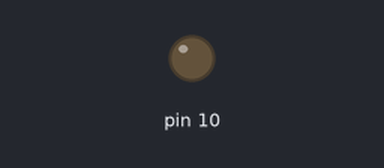
A sketch run on a simulated Arduino Uno, built with avr-gcc and run on an emulated ATmega328P. Parts: output pins drawn as LEDs (lit = HIGH). What the sketch prints to the serial monitor is not drawn.

Above: at 0.05 s.
At 3.8 s:
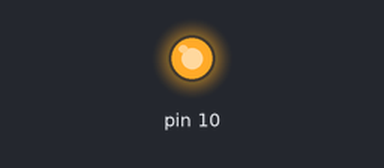
Timing chart, 0 to 6.0 s (numbered marks = the images above):
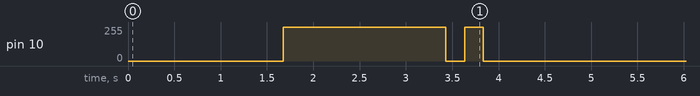

The sketch:

test3.ino
```cpp
int count=0;
void setup() {
  // put your setup code here, to run once:
Serial.begin(9600);
}

void loop() {
  // put your main code here, to run repeatedly:x

  while(count<=255)
  {
    count++;
    analogWrite(10,count);
    Serial.print("1\t");
    Serial.println(count);
    }
  while(count!=0)
  {
    count--;
    analogWrite(10,count);

    Serial.print("2\t");
    Serial.println(count);
    }

  digitalWrite(13,HIGH);
  digitalWrite(12,HIGH);
  digitalWrite(11,LOW);
 // digitalWrite(10,LOW);
  digitalWrite(9,LOW);
  digitalWrite(8,LOW);
  digitalWrite(7,LOW);
  digitalWrite(6,LOW);
  digitalWrite(5,LOW);
  digitalWrite(4,LOW);
  digitalWrite(3,LOW);
  digitalWrite(2,LOW);
  digitalWrite(1,LOW);
  delay(100);

  digitalWrite(13,LOW);
  digitalWrite(12,HIGH);
  digitalWrite(11,HIGH);
  digitalWrite(10,LOW);
  digitalWrite(9,LOW);
  digitalWrite(8,LOW);
  digitalWrite(7,LOW);
  digitalWrite(6,LOW);
  digitalWrite(5,LOW);
  digitalWrite(4,LOW);
  digitalWrite(3,LOW);
  digitalWrite(2,LOW);
  digitalWrite(1,LOW);
  delay(100);

  digitalWrite(13,LOW);
  digitalWrite(12,LOW);
  digitalWrite(11,HIGH);
  digitalWrite(10,HIGH);
  digitalWrite(9,LOW);
  digitalWrite(8,LOW);
  digitalWrite(7,LOW);
  digitalWrite(6,LOW);
  digitalWrite(5,LOW);
  digitalWrite(4,LOW);
  digitalWrite(3,LOW);
  digitalWrite(2,LOW);
  digitalWrite(1,LOW);
  delay(100);

  digitalWrite(13,LOW);
  digitalWrite(12,LOW);
  digitalWrite(11,LOW);
  digitalWrite(10,HIGH);
  digitalWrite(9,HIGH);
  digitalWrite(8,LOW);
  digitalWrite(7,LOW);
  digitalWrite(6,LOW);
  digitalWrite(5,LOW);
  digitalWrite(4,LOW);
  digitalWrite(3,LOW);
  digitalWrite(2,LOW);
  digitalWrite(1,LOW);
  delay(100);

  digitalWrite(13,LOW);
  digitalWrite(12,LOW);
  digitalWrite(11,LOW);
  digitalWrite(10,LOW);
  digitalWrite(9,HIGH);
  digitalWrite(8,HIGH);
  digitalWrite(7,LOW);
  digitalWrite(6,LOW);
  digitalWrite(5,LOW);
  digitalWrite(4,LOW);
  digitalWrite(3,LOW);
  digitalWrite(2,LOW);
  digitalWrite(1,LOW);
  delay(100);

  digitalWrite(13,LOW);
  digitalWrite(12,LOW);
  digitalWrite(11,LOW);
  digitalWrite(10,LOW);
  digitalWrite(9,LOW);
  digitalWrite(8,HIGH);
  digitalWrite(7,HIGH);
  digitalWrite(6,LOW);
  digitalWrite(5,LOW);
  digitalWrite(4,LOW);
  digitalWrite(3,LOW);
  digitalWrite(2,LOW);
  digitalWrite(1,LOW);
  delay(100);

  digitalWrite(13,LOW);
  digitalWrite(12,LOW);
  digitalWrite(11,LOW);
  digitalWrite(10,LOW);
  digitalWrite(9,LOW);
  digitalWrite(8,LOW);
  digitalWrite(7,HIGH);
  digitalWrite(6,HIGH);
  digitalWrite(5,LOW);
  digitalWrite(4,LOW);
  digitalWrite(3,LOW);
  digitalWrite(2,LOW);
  digitalWrite(1,LOW);
  delay(100);

  digitalWrite(13,LOW);
  digitalWrite(12,LOW);
  digitalWrite(11,LOW);
  digitalWrite(10,LOW);
  digitalWrite(9,LOW);
  digitalWrite(8,LOW);
  digitalWrite(7,LOW);
  digitalWrite(6,HIGH);
  digitalWrite(5,HIGH);
  digitalWrite(4,LOW);
  digitalWrite(3,LOW);
  digitalWrite(2,LOW);
  digitalWrite(1,LOW);
  delay(100);

  digitalWrite(13,LOW);
  digitalWrite(12,LOW);
  digitalWrite(11,LOW);
  digitalWrite(10,LOW);
  digitalWrite(9,LOW);
  digitalWrite(8,LOW);
  digitalWrite(7,LOW);
  digitalWrite(6,LOW);
  digitalWrite(5,HIGH);
  digitalWrite(4,HIGH);
  digitalWrite(3,LOW);
  digitalWrite(2,LOW);
  digitalWrite(1,LOW);
  delay(100);

  digitalWrite(13,LOW);
  digitalWrite(12,LOW);
  digitalWrite(11,LOW);
  digitalWrite(10,LOW);
  digitalWrite(9,LOW);
  digitalWrite(8,LOW);
  digitalWrite(7,LOW);
  digitalWrite(6,LOW);
  digitalWrite(5,LOW);
  digitalWrite(4,HIGH);
  digitalWrite(3,HIGH);
  digitalWrite(2,LOW);
  digitalWrite(1,LOW);
  delay(100);

  digitalWrite(13,LOW);
  digitalWrite(12,LOW);
  digitalWrite(11,LOW);
  digitalWrite(10,LOW);
  digitalWrite(9,LOW);
  digitalWrite(8,LOW);
  digitalWrite(7,LOW);
  digitalWrite(6,LOW);
  digitalWrite(5,LOW);
  digitalWrite(4,LOW);
  digitalWrite(3,LOW);
  digitalWrite(2,HIGH);
  digitalWrite(1,HIGH);
  delay(100);

  digitalWrite(13,LOW);
  digitalWrite(12,LOW);
  digitalWrite(11,LOW);
  digitalWrite(10,LOW);
  digitalWrite(9,LOW);
  digitalWrite(8,LOW);
  digitalWrite(7,LOW);
  digitalWrite(6,LOW);
  digitalWrite(5,LOW);
  digitalWrite(4,LOW);
  digitalWrite(3,LOW);
  digitalWrite(2,HIGH);
  digitalWrite(1,HIGH);
  delay(100);


}
```

Measured:
- by itself, pin 10: repeats every 4.6 s: 0/255 0.21 s, 255/255 0.20 s, 0/255 2.5 s, 255/255 1.8 s
